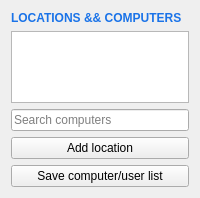
<?xml version="1.0" encoding="UTF-8"?>
<ui version="4.0">
 <class>ComputerSelectPanel</class>
 <widget class="QWidget" name="ComputerSelectPanel">
  <layout class="QVBoxLayout">
   <item>
    <widget class="QLabel" name="titleLabel">
     <property name="font">
      <font>
       <bold>true</bold>
      </font>
     </property>
     <property name="styleSheet">
      <string notr="true">color: #1a73e8;</string>
     </property>
     <property name="text">
      <string>LOCATIONS &amp;&amp; COMPUTERS</string>
     </property>
    </widget>
   </item>
   <item>
    <widget class="QTreeView" name="treeView">
     <property name="sizeAdjustPolicy">
      <enum>QAbstractScrollArea::AdjustToContents</enum>
     </property>
     <property name="editTriggers">
      <set>QAbstractItemView::NoEditTriggers</set>
     </property>
     <property name="sortingEnabled">
      <bool>true</bool>
     </property>
     <property name="animated">
      <bool>true</bool>
     </property>
     <attribute name="headerCascadingSectionResizes">
      <bool>true</bool>
     </attribute>
     <attribute name="headerMinimumSectionSize">
      <number>180</number>
     </attribute>
     <attribute name="headerShowSortIndicator" stdset="0">
      <bool>true</bool>
     </attribute>
    </widget>
   </item>
   <item>
    <widget class="QLineEdit" name="filterLineEdit">
     <property name="placeholderText">
      <string>Search computers</string>
     </property>
    </widget>
   </item>
   <item>
    <widget class="QPushButton" name="addLocationButton">
     <property name="text">
      <string>Add location</string>
     </property>
    </widget>
   </item>
   <item>
    <widget class="QPushButton" name="saveListButton">
     <property name="text">
      <string>Save computer/user list</string>
     </property>
    </widget>
   </item>
  </layout>
 </widget>
 <resources/>
 <connections>
  <connection>
   <sender>addLocationButton</sender>
   <signal>clicked()</signal>
   <receiver>ComputerSelectPanel</receiver>
   <slot>addLocation()</slot>
   <hints>
    <hint type="sourcelabel">
     <x>262</x>
     <y>663</y>
    </hint>
    <hint type="destinationlabel">
     <x>262</x>
     <y>375</y>
    </hint>
   </hints>
  </connection>
  <connection>
   <sender>saveListButton</sender>
   <signal>clicked()</signal>
   <receiver>ComputerSelectPanel</receiver>
   <slot>saveList()</slot>
   <hints>
    <hint type="sourcelabel">
     <x>142</x>
     <y>219</y>
    </hint>
    <hint type="destinationlabel">
     <x>142</x>
     <y>127</y>
    </hint>
   </hints>
  </connection>
 </connections>
 <slots>
  <slot>addLocation()</slot>
  <slot>saveList()</slot>
 </slots>
</ui>
